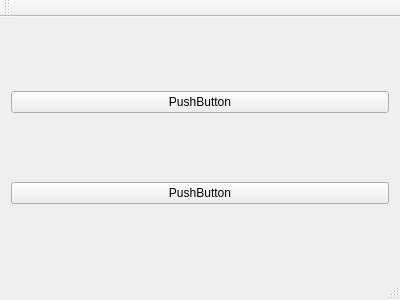
<?xml version="1.0" encoding="UTF-8"?>
<ui version="4.0">
 <class>MainWindow</class>
 <widget class="QMainWindow" name="MainWindow">
  <property name="geometry">
   <rect>
    <x>0</x>
    <y>0</y>
    <width>400</width>
    <height>300</height>
   </rect>
  </property>
  <property name="windowTitle">
   <string>MainWindow</string>
  </property>
  <widget class="QWidget" name="centralWidget">
   <layout class="QVBoxLayout" name="verticalLayout">
    <item>
     <widget class="QPushButton" name="pushButton_2">
      <property name="text">
       <string>PushButton</string>
      </property>
     </widget>
    </item>
    <item>
     <widget class="QPushButton" name="pushButton">
      <property name="text">
       <string>PushButton</string>
      </property>
     </widget>
    </item>
   </layout>
  </widget>
  <widget class="QMenuBar" name="menuBar">
   <property name="geometry">
    <rect>
     <x>0</x>
     <y>0</y>
     <width>400</width>
     <height>22</height>
    </rect>
   </property>
  </widget>
  <widget class="QToolBar" name="mainToolBar">
   <attribute name="toolBarArea">
    <enum>TopToolBarArea</enum>
   </attribute>
   <attribute name="toolBarBreak">
    <bool>false</bool>
   </attribute>
  </widget>
  <widget class="QStatusBar" name="statusBar"/>
 </widget>
 <layoutdefault spacing="6" margin="11"/>
 <resources/>
 <connections/>
</ui>
